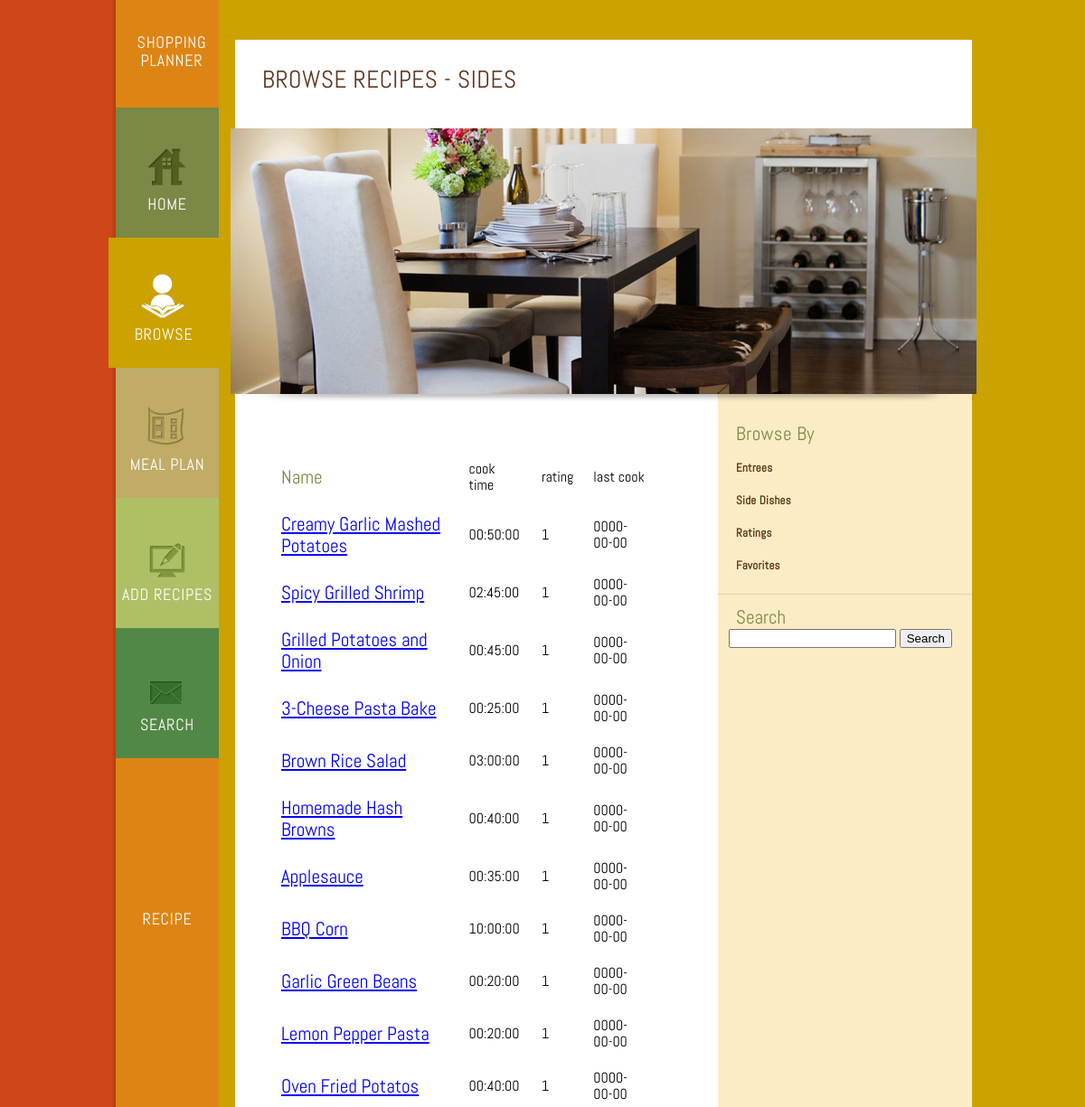
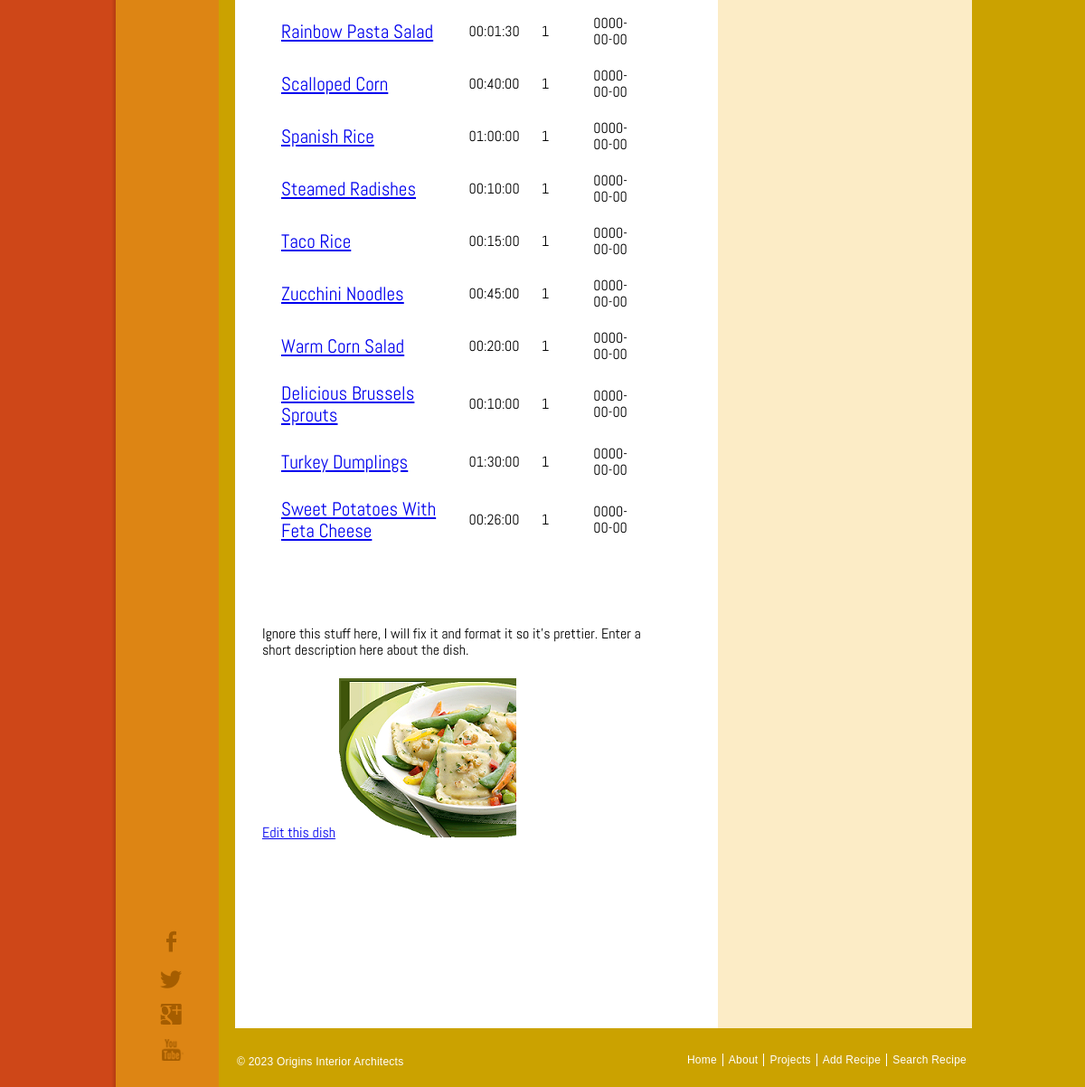
Screenshot of /browseRecipesSides.php with the database file from the repository (2 pictures, top to bottom).
### tables this page shows
CREATE TABLE IF NOT EXISTS `recipe` (
  `recipe_id` int(10) unsigned NOT NULL AUTO_INCREMENT,
  `recipe_name` varchar(50) NOT NULL,
  `description` blob NOT NULL,
  `instructions` blob NOT NULL,
  `cook_time` time NOT NULL,
  `rating` int(11) NOT NULL,
  `comments` blob,
  `last_cook_week` date DEFAULT NULL,
  `date_added` date NOT NULL,
  `side_dishes` int(11) NOT NULL,
  `pic_location` varchar(50) NOT NULL,
  PRIMARY KEY (`recipe_id`)
);

### browseRecipesSides.php (the view, shortened to what this page needs)
<!DOCTYPE html>
<html>
<head>
	<link rel="stylesheet" href="css/style.css" type="text/css">
</head>
<body>
	<div class="page">
		<div class="about-page">
			<div class="sidebar">
				<a href="index.html" id="logo">Shopping <br/>Planner</a>
				<ul>
					<li class="home">
						<a href="index.html">Home</a>
					</li>
					<li class="selected about">
						<a href="browseRecipes.php">Browse Recipes</a>
					</li>
					<li class="projects">
						<a href="mealPlan.html">Meal Plan</a>
					</li>
					<li class="blog">
						<a href="addRecipes.html">Add Recipes</a>
					</li>
					<li class="contact">
						<a href="searchRecipe.php">Search Recipe</a>
					</li>
				</ul>
				<div class="connect">
					<a href="http://freewebsitetemplates.com/go/facebook/" id="fb">facebook</a> <a href="http://freewebsitetemplates.com/go/twitter/" id="twitter">twitter</a> <a href="http://freewebsitetemplates.com/go/googleplus/" id="googleplus">google+</a> <a href="http://freewebsitetemplates.com/go/youtube/" id="youtube">youtube</a>
				</div>
			</div>
			<div class="body">
				<div class="content-about">
					<div>
						<h3>Browse Recipes - Sides</h3>
					</div>
					<div class="featured">
						<img src="images/dining-room.jpg" alt="">
					</div>
					<div>
						<div>
							<p class="dishes">
							<?php
		include "db_connect.php";
		$query = 'SELECT * FROM recipe WHERE side_dishes = -1';
		$result = mysqli_query($db, $query);
		echo '<table cellspacing="20"> <tr><td><h1>Name</h1></td> <td>cook time</td> <td>rating</td> <td>last cook</td></tr>';
		while (	$row = mysqli_fetch_array($result)){
	echo '<tr>';
		$id = $row['recipe_id'];
		$name = $row['recipe_name'];
		$cook_time = $row['cook_time'];
		$rating = $row['rating'];
		$last_cook = $row['last_cook_week'];
	echo '<td><a href="viewRecipe.php?id='.$id.'"><h1>'.$name.' </a></h1></td><td>'.$cook_time.'</td><td>'.$rating.'</td><td>'.$last_cook.'</td>';
	echo '</tr>';
		}
	echo '</table>';
?>
								<br><br>
								<br><br>
								Ignore this stuff here, I will fix it and format it so it's prettier.  Enter a short description here about the dish.</p><a href="http://www.freewebsitetemplates.com/about/terms">Edit this dish</a> <img src="images/dinner3.png" alt="">
							<br><br>
						</div>
						<div class="sidebar">
							<div>
								<h3>Browse By</h3>
								<a href="browseRecipesEntrees.php">Entrees</a> <a href="browseRecipesSides.php">Side Dishes</a><a href="browseRecipesRatings.php">Ratings</a><a href="#">Favorites</a>
							</div>
							<div>
								<h3>Search</h3>
								<ul>
								<form method="post" form action="searchRecipe.php">
									<input type="text" name="search" value="" onblur="this.value=!this.value?'Search recipe here...':this.value;" onfocus="this.select()" onclick="this.value='';">
									<input type="submit" value="Search">
								</form>
									<li>
									</li>
									<li>
									</li>
								</ul>
								<ul>
									<li>
									</li>
									<li>
									</li>
									<li>
									</li>
								</ul>
							</div>
						</div>
					</div>
				</div>
				<div class="footer">
					<p>
						&#169; 2023 Origins Interior Architects
					</p>
					<ul>
						<li>
							<a href="index.html">Home</a>
						</li>
						<li>
							<a href="browseRecipes.php">About</a>
						</li>
						<li>
							<a href="mealPlan.html">Projects</a>
						</li>
						<li>
							<a href="addRecipes.html">Add Recipe</a>
						</li>
						<li>
							<a href="searchRecipe.php">Search Recipe</a>
						</li>
					</ul>
				</div>
			</div>
		</div>
	</div>
</body>
</html>

### rows the page displays
recipe: recipe_name "Creamy Garlic Mashed Potatoes", cook_time "00:50:00", rating "1", last_cook_week "0000-00-00"
recipe: recipe_name "Spicy Grilled Shrimp", cook_time "02:45:00", rating "1", last_cook_week "0000-00-00"
recipe: recipe_name "Grilled Potatoes and Onion", cook_time "00:45:00", rating "1", last_cook_week "0000-00-00"
recipe: recipe_name "3-Cheese Pasta Bake", cook_time "00:25:00", rating "1", last_cook_week "0000-00-00"
recipe: recipe_name "Brown Rice Salad", cook_time "03:00:00", rating "1", last_cook_week "0000-00-00"
recipe: recipe_name "Homemade Hash Browns", cook_time "00:40:00", rating "1", last_cook_week "0000-00-00"
recipe: recipe_name "Applesauce", cook_time "00:35:00", rating "1", last_cook_week "0000-00-00"
recipe: recipe_name "BBQ Corn", cook_time "10:00:00", rating "1", last_cook_week "0000-00-00"
recipe: recipe_name "Garlic Green Beans", cook_time "00:20:00", rating "1", last_cook_week "0000-00-00"
recipe: recipe_name "Lemon Pepper Pasta", cook_time "00:20:00", rating "1", last_cook_week "0000-00-00"
recipe: recipe_name "Oven Fried Potatos", cook_time "00:40:00", rating "1", last_cook_week "0000-00-00"
recipe: recipe_name "Rainbow Pasta Salad", cook_time "00:01:30", rating "1", last_cook_week "0000-00-00"
recipe: recipe_name "Scalloped Corn", cook_time "00:40:00", rating "1", last_cook_week "0000-00-00"
recipe: recipe_name "Spanish Rice", cook_time "01:00:00", rating "1", last_cook_week "0000-00-00"
recipe: recipe_name "Steamed Radishes", cook_time "00:10:00", rating "1", last_cook_week "0000-00-00"
recipe: recipe_name "Taco Rice", cook_time "00:15:00", rating "1", last_cook_week "0000-00-00"
recipe: recipe_name "Zucchini Noodles", cook_time "00:45:00", rating "1", last_cook_week "0000-00-00"
recipe: recipe_name "Warm Corn Salad", cook_time "00:20:00", rating "1", last_cook_week "0000-00-00"
recipe: recipe_name "Delicious Brussels Sprouts", cook_time "00:10:00", rating "1", last_cook_week "0000-00-00"
recipe: recipe_name "Turkey Dumplings", cook_time "01:30:00", rating "1", last_cook_week "0000-00-00"
recipe: recipe_name "Sweet Potatoes With Feta Cheese", cook_time "00:26:00", rating "1", last_cook_week "0000-00-00"
